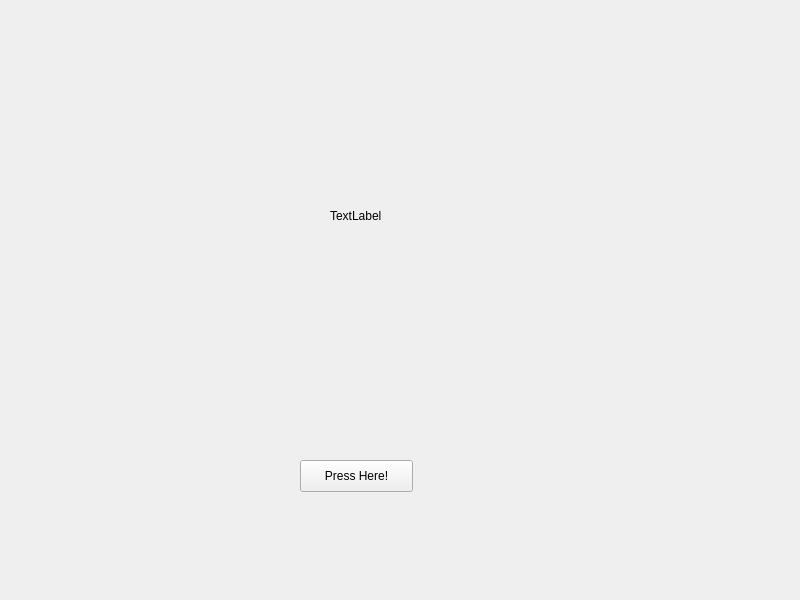
<?xml version="1.0" encoding="UTF-8"?>
<ui version="4.0">
 <class>MainWindow</class>
 <widget class="QMainWindow" name="MainWindow">
  <property name="geometry">
   <rect>
    <x>0</x>
    <y>0</y>
    <width>800</width>
    <height>600</height>
   </rect>
  </property>
  <property name="windowTitle">
   <string>MainWindow</string>
  </property>
  <widget class="QWidget" name="centralwidget">
   <widget class="QPushButton" name="btnPress">
    <property name="geometry">
     <rect>
      <x>300</x>
      <y>460</y>
      <width>113</width>
      <height>32</height>
     </rect>
    </property>
    <property name="text">
     <string>Press Here!</string>
    </property>
   </widget>
   <widget class="QLabel" name="lblHello">
    <property name="geometry">
     <rect>
      <x>330</x>
      <y>200</y>
      <width>71</width>
      <height>31</height>
     </rect>
    </property>
    <property name="text">
     <string>TextLabel</string>
    </property>
   </widget>
  </widget>
 </widget>
 <resources/>
 <connections/>
</ui>
